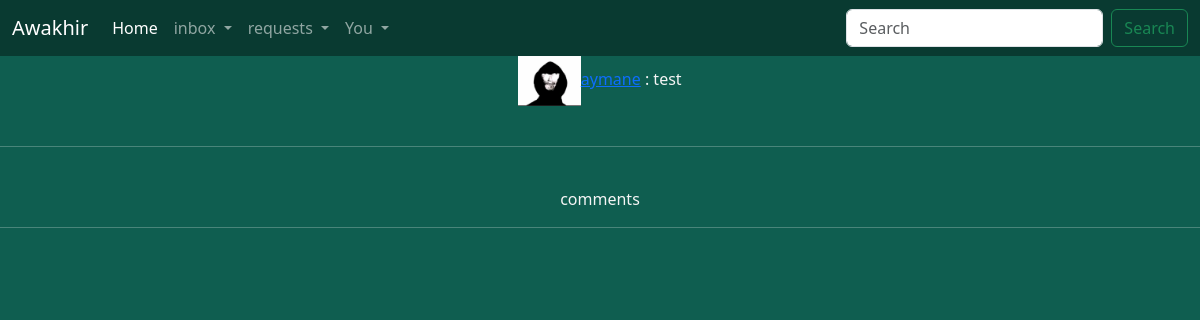
The page /p/1/ (signed in) on the database its author committed.
### main/models.py (models this page shows, shortened)
class Post(models.Model):
    text = models.TextField()
    image = models.ImageField(blank=True,null=True)
    is_share = models.BooleanField(default=False)
    shared = models.ForeignKey("self",blank=True , null = True , on_delete = models.CASCADE)
    user = models.ForeignKey(User,on_delete = models.CASCADE,related_name='posts')
    date = models.DateTimeField(auto_now_add=True)
    likes = models.IntegerField(default = 0)
    likers = models.ManyToManyField(User,related_name='likes')

class User(AbstractUser):
    image = models.ImageField(default="default.jpg")
    bio = models.TextField(blank=True,null=True)
    friends = models.ManyToManyField('self')
    saves = models.ManyToManyField('Post',related_name="saved_posts")

### main/views.py (the view)
# urls.py: path('p/<int:id>/',views.post_view,name='post'),
@login_required(login_url='/login')
def post_view(request,id):
    post = models.Post.objects.get(pk =id)
    comments = post.comments.all()
    return render(request,"post.html",{'post':post,'cmnts':comments})

### main/templates/post.html (shortened to what this page needs)
{% extends 'base.html' %}
{% block body %}
<div id="spid">
<a href="/account/{{post.user.username}}"><img src="{{post.user.image.url}}" id="pfp">{{post.user.username}}</a> : {{post.text}}
</div>
<div id="spc">
    <hr>
    comments
    <hr>
</div>
{% endblock %}

### static/style.css (style rules this page uses)
body { background-color: rgb(15, 94, 80); color: whitesmoke; }
#spid { text-align: center; }
#spc { text-align: center; white-space: pre-line; word-wrap: break-word; }
#pfp { height: 50px; width: auto; }

### rows shown on the page
Post: user.image (picture), user.username "aymane", text "test"
